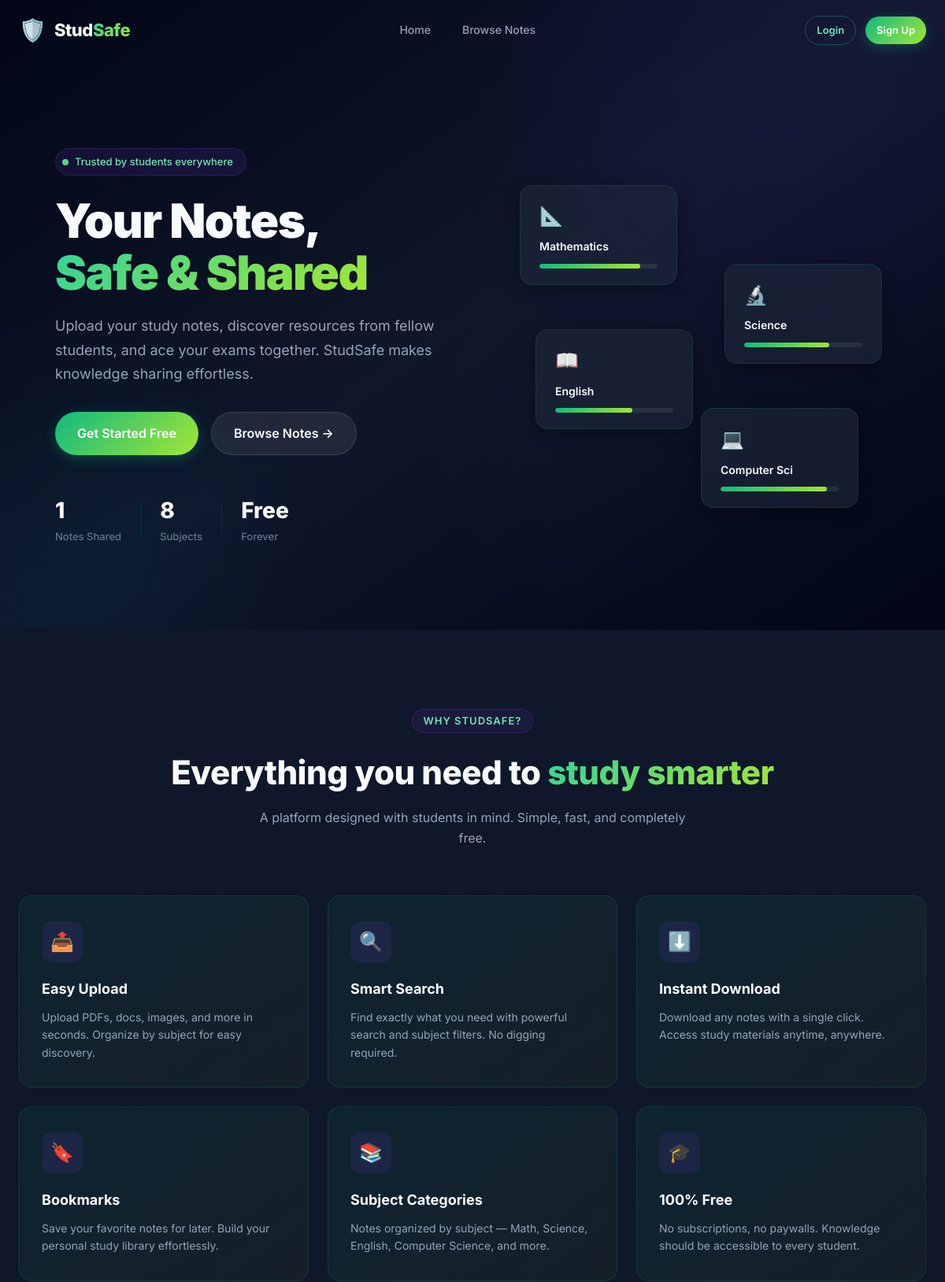
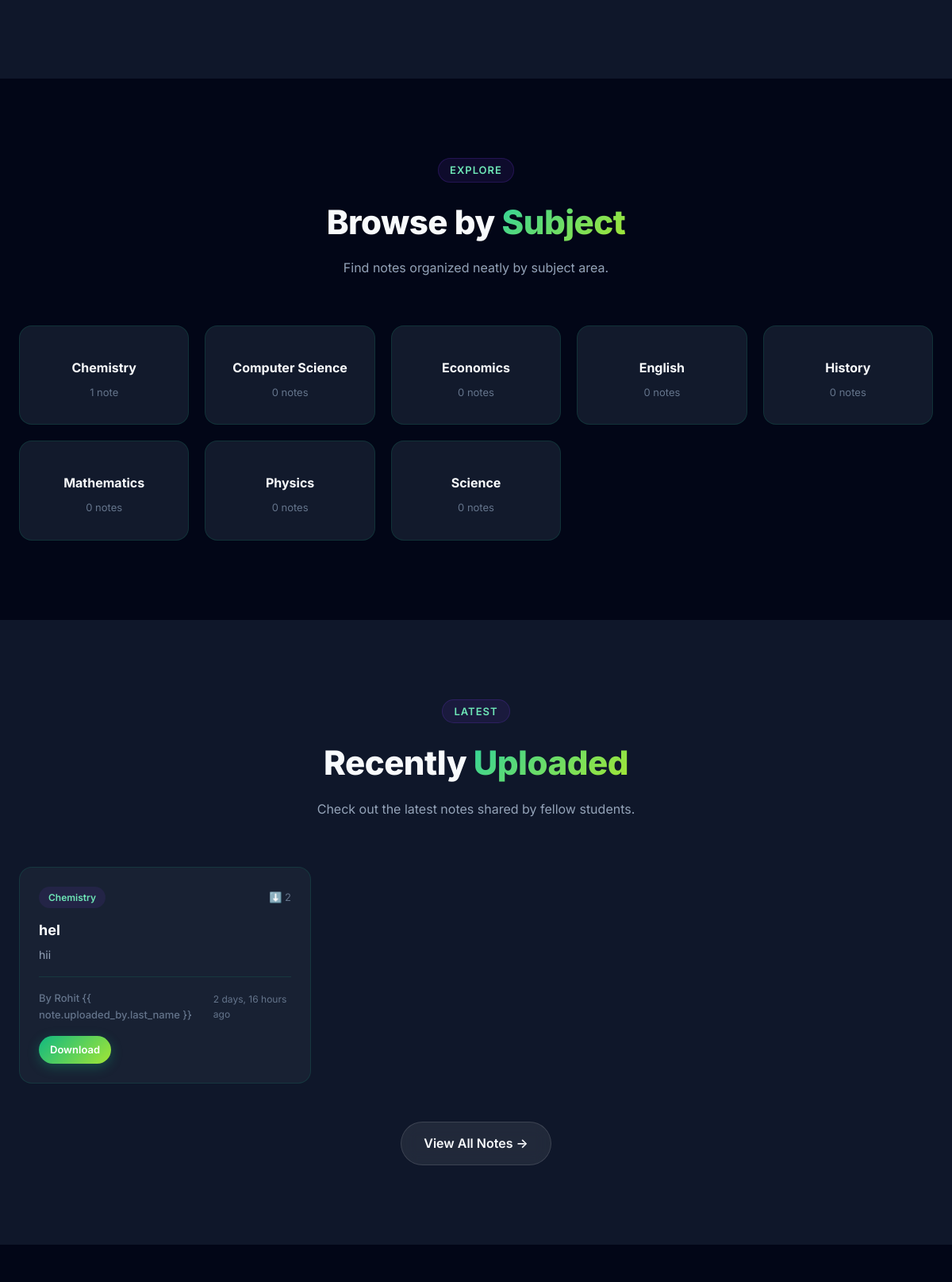
Before: / (upper part) with the older database file (2 pictures, top to bottom).
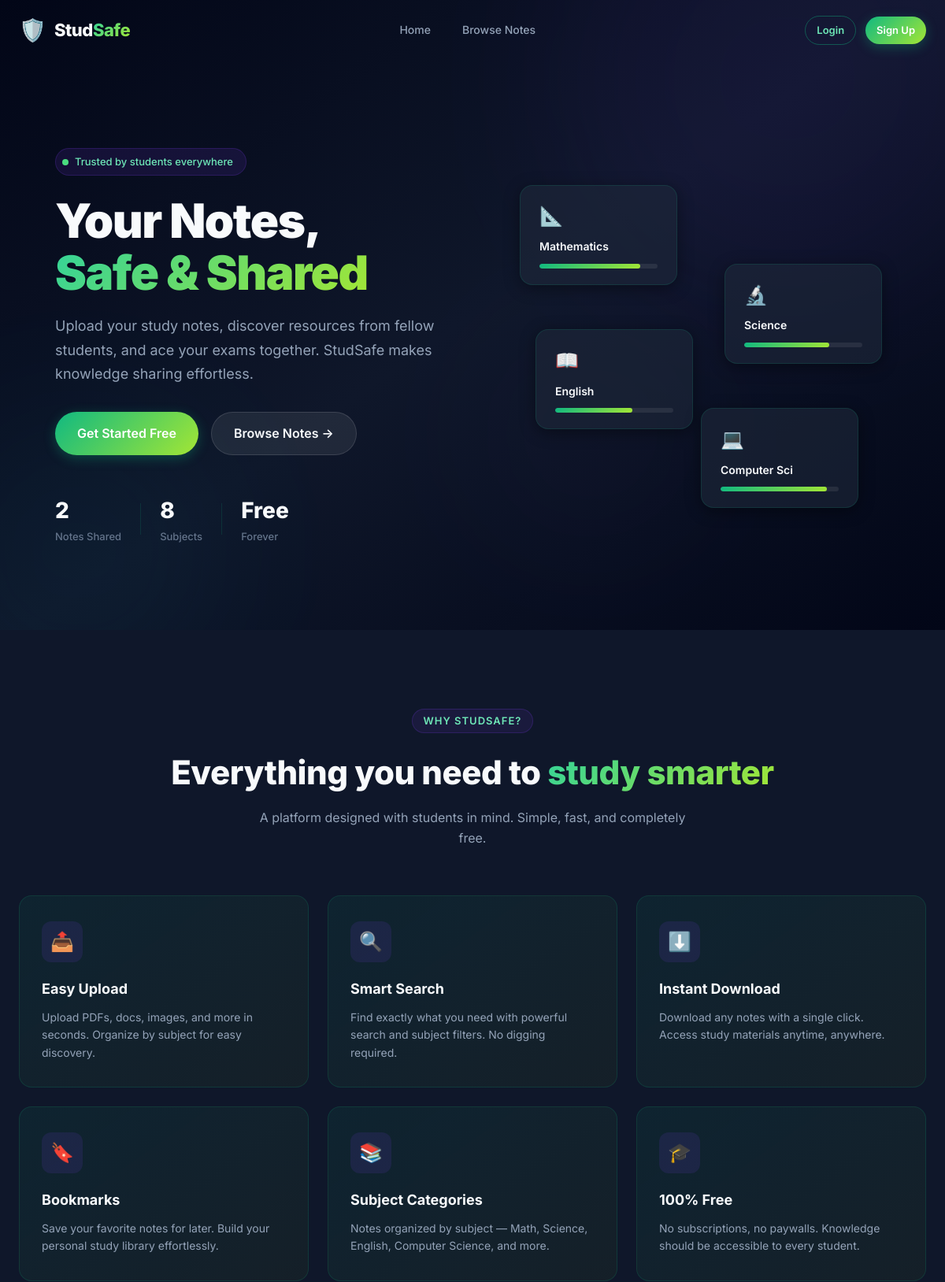
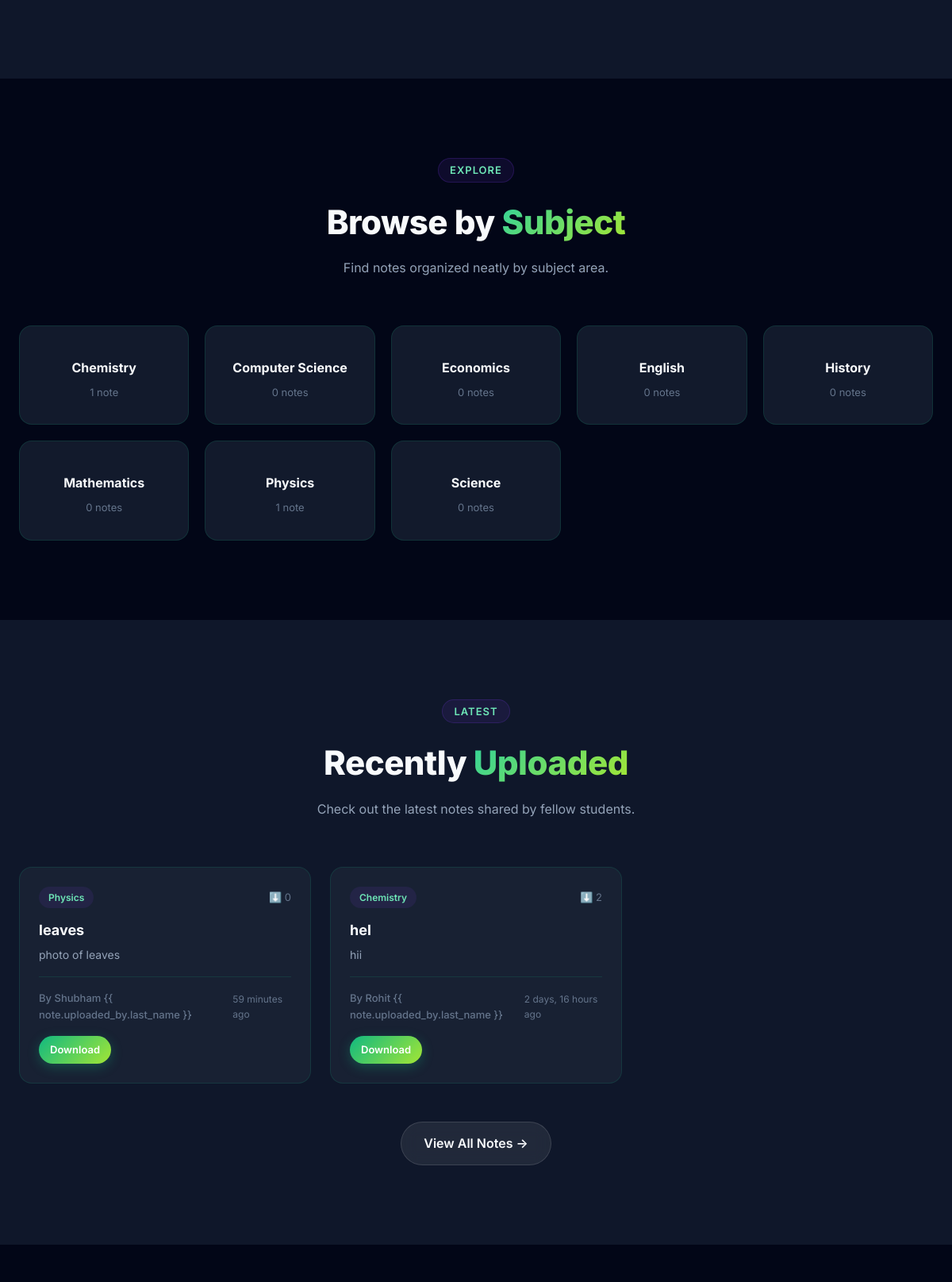
After: the same page with the newer database file (2 pictures, top to bottom).
### studapp/models.py (models this page shows, shortened)
class Subject(models.Model):
    name = models.CharField(max_length=100, unique=True)
    icon = models.CharField(max_length=50, default='📘')  # emoji icon
    description = models.TextField(blank=True, default='')
    created_at = models.DateTimeField(auto_now_add=True)
    class Meta:
        ordering = ['name']

class Note(models.Model):
    title = models.CharField(max_length=200)
    description = models.TextField(blank=True, default='')
    subject = models.ForeignKey(Subject, on_delete=models.CASCADE, related_name='notes')
    uploaded_by = models.ForeignKey(User, on_delete=models.CASCADE, related_name='notes')
    file = models.FileField(upload_to='notes/%Y/%m/%d/')
    created_at = models.DateTimeField(auto_now_add=True)
    updated_at = models.DateTimeField(auto_now=True)
    downloads = models.PositiveIntegerField(default=0)
    class Meta:
        ordering = ['-created_at']

### studapp/views.py (the view)
# urls.py: path('', views.home, name='home'),
def home(request):
    recent_notes = Note.objects.select_related('subject', 'uploaded_by')[:6]
    subjects = Subject.objects.annotate(note_count=Count('notes'))
    total_notes = Note.objects.count()
    total_subjects = Subject.objects.count()
    context = {
        'recent_notes': recent_notes,
        'subjects': subjects,
        'total_notes': total_notes,
        'total_subjects': total_subjects,
    }
    return render(request, 'home.html', context)

### studapp/templates/home.html (shortened to what the changed rows need)
{% extends 'base.html' %}
{% load static %}
{% block content %}
<section class="hero" id="hero-section">
    <div class="hero-container">
        <div class="hero-content">
            <h1 class="hero-title" id="hero-title">
                Your Notes,<br>
                <span class="gradient-text">Safe & Shared</span>
            </h1>
            <div class="hero-stats" id="hero-stats">
                <div class="stat">
                    <span class="stat-number">{{ total_notes }}</span>
                    <span class="stat-label">Notes Shared</span>
                </div>
            </div>
        </div>
    </div>
</section>
<section class="features-section" id="features-section">
    <div class="section-container">
        <div class="section-header">
            <h2 class="section-title">Everything you need to <span class="gradient-text">study smarter</span></h2>
        </div>
    </div>
</section>
{% if subjects %}
<section class="subjects-section" id="subjects-section">
    <div class="section-container">
        <div class="section-header">
            <h2 class="section-title">Browse by <span class="gradient-text">Subject</span></h2>
        </div>
        <div class="subjects-grid" id="subjects-grid">
            {% for subject in subjects %}
            <a href="{% url 'browse' %}?subject={{ subject.id }}" class="subject-card" id="subject-{{ subject.id }}">
                <h3 class="subject-name">{{ subject.name }}</h3>
                <span class="subject-count">{{ subject.note_count }} note{{ subject.note_count|pluralize }}</span>
            </a>
            {% endfor %}
        </div>
    </div>
</section>
{% endif %}
{% if recent_notes %}
<section class="recent-section" id="recent-section">
    <div class="section-container">
        <div class="section-header">
            <h2 class="section-title">Recently <span class="gradient-text">Uploaded</span></h2>
        </div>
        <div class="notes-grid" id="recent-notes-grid">
            {% for note in recent_notes %}
            <div class="note-card" id="note-card-{{ note.id }}">
                <div class="note-card-header">
                    <span class="note-subject-badge">{{ note.subject.icon }} {{ note.subject.name }}</span>
                    <span class="note-downloads">⬇️ {{ note.downloads }}</span>
                </div>
                <h3 class="note-title">{{ note.title }}</h3>
                <p class="note-desc">{{ note.description|truncatewords:15 }}</p>
                <div class="note-card-footer">
                    <span class="note-author">By {{ note.uploaded_by.first_name }} {{ note.uploaded_by.last_name
                        }}</span>
                    <span class="note-date">{{ note.created_at|timesince }} ago</span>
                </div>
                <div class="note-card-actions">
                    <a href="{% url 'download' note.id %}" class="btn btn-primary btn-sm">Download</a>
                </div>
            </div>
            {% endfor %}
        </div>
    </div>
</section>
{% endif %}
{% endblock %}

Changed rows visible on the page:
computed for Subject "Physics": note_count "0" → "1"
added Note: subject.name "Physics", downloads "0", title "leaves", description "photo of leaves", uploaded_by.first_name "Shubham", created_at "59 minutes"
Other visible differences:
{{ total_notes }}: "1" → "2"
